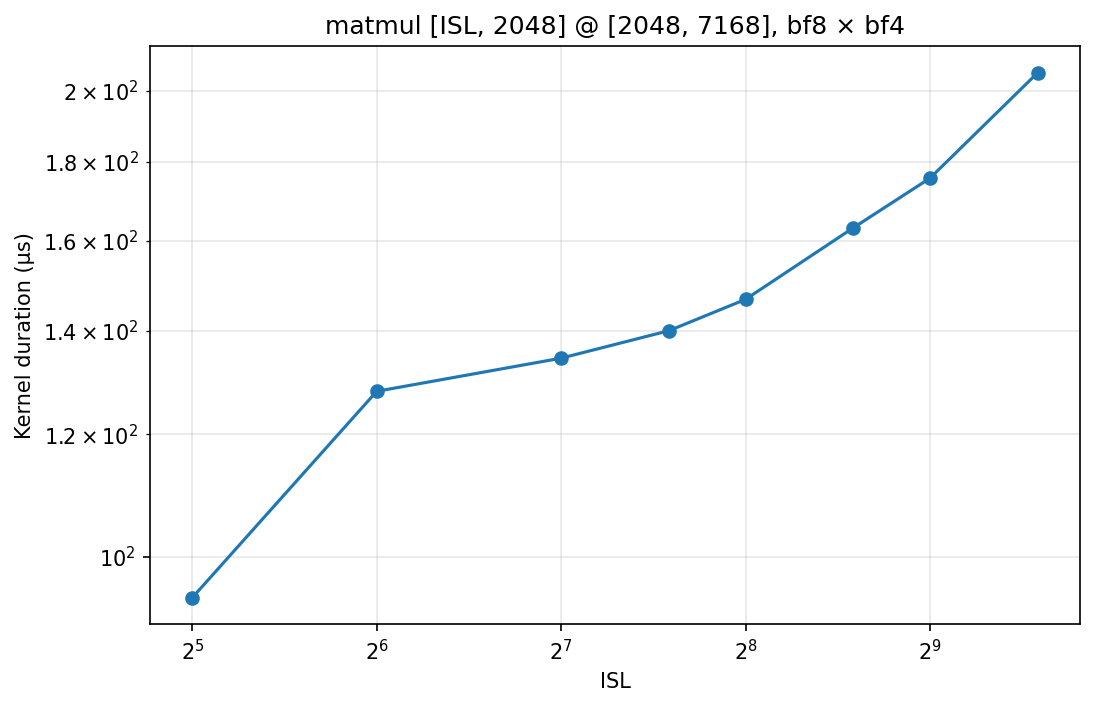

Source code (Python):
# SPDX-FileCopyrightText: © 2026 Tenstorrent USA, Inc.
# SPDX-License-Identifier: Apache-2.0

"""
Standalone matmul perf benchmark for [ISL, 7168] @ [7168, 2048].
  Activations: bfloat8_b
  Weights:     bfloat4_b

Run:
  python models/demos/deepseek_v3_d_p/tests/perf/matmul_perf.py

The driver spawns one tracy-profiled subprocess that runs a matmul per ISL
(each delimited by a signpost). It then parses the resulting
ops_perf_results_*.csv, pulls the "DEVICE KERNEL DURATION [ns]" column for
each matmul, and writes matmul_perf.png next to this script.
"""

import argparse
from pathlib import Path

import ttnn

K, N = 7168, 2048
ISL_VALUES = [32, 64, 128, 192, 256, 384, 512, 768]
NUM_ITERS = 10
SUBDIR = "matmul_perf"

COMPUTE_KERNEL_CONFIG_LOFI = ttnn.WormholeComputeKernelConfig(
    math_fidelity=ttnn.MathFidelity.LoFi,
    math_approx_mode=False,
    fp32_dest_acc_en=False,
    packer_l1_acc=True,
)

ProgramConfig1DFirstTwoMatmuls = {
    32: ttnn.MatmulMultiCoreReuseMultiCast1DProgramConfig(
        compute_with_storage_grid_size=(8, 8),
        in0_block_w=16,
        per_core_M=1,
        per_core_N=1,
        out_subblock_h=1,
        out_subblock_w=1,
        mcast_in0=True,
        fuse_batch=False,
        fused_activation=None,
    ),
    64: ttnn.MatmulMultiCoreReuseMultiCast1DProgramConfig(
        compute_with_storage_grid_size=(8, 8),
        in0_block_w=14,
        per_core_M=2,
        per_core_N=1,
        out_subblock_h=2,
        out_subblock_w=1,
        mcast_in0=True,
        fuse_batch=False,
        fused_activation=None,
    ),
    128: ttnn.MatmulMultiCoreReuseMultiCast1DProgramConfig(
        compute_with_storage_grid_size=(8, 8),
        in0_block_w=16,
        per_core_M=4,
        per_core_N=1,
        out_subblock_h=4,
        out_subblock_w=1,
        mcast_in0=True,
        fuse_batch=False,
        fused_activation=None,
    ),
    192: ttnn.MatmulMultiCoreReuseMultiCast1DProgramConfig(
        compute_with_storage_grid_size=(8, 8),
        in0_block_w=16,
        per_core_M=6,
        per_core_N=1,
        out_subblock_h=6,
        out_subblock_w=1,
        mcast_in0=True,
        fuse_batch=False,
        fused_activation=None,
    ),
    256: ttnn.MatmulMultiCoreReuseMultiCast1DProgramConfig(
        compute_with_storage_grid_size=(8, 8),
        in0_block_w=16,
        per_core_M=8,
        per_core_N=1,
        out_subblock_h=8,
        out_subblock_w=1,
        mcast_in0=True,
        fuse_batch=False,
        fused_activation=None,
    ),
    384: ttnn.MatmulMultiCoreReuseMultiCast1DProgramConfig(
        compute_with_storage_grid_size=(8, 8),
        in0_block_w=16,
        per_core_M=12,
        per_core_N=1,
        out_subblock_h=6,
        out_subblock_w=1,
        mcast_in0=True,
        fuse_batch=False,
        fused_activation=None,
    ),
    512: ttnn.MatmulMultiCoreReuseMultiCast1DProgramConfig(
        compute_with_storage_grid_size=(8, 8),
        in0_block_w=14,
        per_core_M=16,
        per_core_N=1,
        out_subblock_h=8,
        out_subblock_w=1,
        mcast_in0=True,
        fuse_batch=False,
        fused_activation=None,
    ),
    768: ttnn.MatmulMultiCoreReuseMultiCast1DProgramConfig(
        compute_with_storage_grid_size=(8, 8),
        in0_block_w=16,
        per_core_M=24,
        per_core_N=1,
        out_subblock_h=8,
        out_subblock_w=1,
        mcast_in0=True,
        fuse_batch=False,
        fused_activation=None,
    ),
}


ProgramConfig1DThirdMatmul = {
    32: ttnn.MatmulMultiCoreReuseMultiCast1DProgramConfig(
        compute_with_storage_grid_size=(8, 7),
        in0_block_w=4,
        per_core_M=1,
        per_core_N=4,
        out_subblock_h=1,
        out_subblock_w=2,
        mcast_in0=True,
        fuse_batch=False,
        fused_activation=None,
    ),
    64: ttnn.MatmulMultiCoreReuseMultiCast1DProgramConfig(
        compute_with_storage_grid_size=(8, 7),
        in0_block_w=4,
        per_core_M=2,
        per_core_N=4,
        out_subblock_h=2,
        out_subblock_w=4,
        mcast_in0=True,
        fuse_batch=False,
        fused_activation=None,
    ),
    128: ttnn.MatmulMultiCoreReuseMultiCast1DProgramConfig(
        compute_with_storage_grid_size=(8, 7),
        in0_block_w=8,
        per_core_M=4,
        per_core_N=4,
        out_subblock_h=2,
        out_subblock_w=4,
        mcast_in0=True,
        fuse_batch=False,
        fused_activation=None,
    ),
    192: ttnn.MatmulMultiCoreReuseMultiCast1DProgramConfig(
        compute_with_storage_grid_size=(8, 7),
        in0_block_w=16,
        per_core_M=6,
        per_core_N=4,
        out_subblock_h=2,
        out_subblock_w=4,
        mcast_in0=True,
        fuse_batch=False,
        fused_activation=None,
    ),
    256: ttnn.MatmulMultiCoreReuseMultiCast1DProgramConfig(
        compute_with_storage_grid_size=(8, 7),
        in0_block_w=16,
        per_core_M=8,
        per_core_N=4,
        out_subblock_h=2,
        out_subblock_w=4,
        mcast_in0=True,
        fuse_batch=False,
        fused_activation=None,
    ),
    384: ttnn.MatmulMultiCoreReuseMultiCast1DProgramConfig(
        compute_with_storage_grid_size=(8, 7),
        in0_block_w=16,
        per_core_M=12,
        per_core_N=4,
        out_subblock_h=2,
        out_subblock_w=4,
        mcast_in0=True,
        fuse_batch=False,
        fused_activation=None,
    ),
    512: ttnn.MatmulMultiCoreReuseMultiCast1DProgramConfig(
        compute_with_storage_grid_size=(8, 7),
        in0_block_w=16,
        per_core_M=16,
        per_core_N=4,
        out_subblock_h=2,
        out_subblock_w=4,
        mcast_in0=True,
        fuse_batch=False,
        fused_activation=None,
    ),
    768: ttnn.MatmulMultiCoreReuseMultiCast1DProgramConfig(
        compute_with_storage_grid_size=(8, 7),
        in0_block_w=16,
        per_core_M=24,
        per_core_N=4,
        out_subblock_h=2,
        out_subblock_w=4,
        mcast_in0=True,
        fuse_batch=False,
        fused_activation=None,
    ),
}


ProgramConfig2DFirstTwoMatmuls = {
    32: ttnn.MatmulMultiCoreReuseMultiCastProgramConfig(
        compute_with_storage_grid_size=(8, 8),
        in0_block_w=16,
        per_core_M=1,
        per_core_N=8,
        out_subblock_h=1,
        out_subblock_w=8,
        transpose_mcast=False,
        fused_activation=None,
    ),
    64: ttnn.MatmulMultiCoreReuseMultiCastProgramConfig(
        compute_with_storage_grid_size=(8, 8),
        in0_block_w=16,
        per_core_M=1,
        per_core_N=8,
        out_subblock_h=1,
        out_subblock_w=8,
        transpose_mcast=False,
        fused_activation=None,
    ),
    128: ttnn.MatmulMultiCoreReuseMultiCastProgramConfig(
        compute_with_storage_grid_size=(8, 8),
        in0_block_w=16,
        per_core_M=1,
        per_core_N=8,
        out_subblock_h=1,
        out_subblock_w=8,
        transpose_mcast=False,
        fused_activation=None,
    ),
    192: ttnn.MatmulMultiCoreReuseMultiCastProgramConfig(
        compute_with_storage_grid_size=(8, 8),
        in0_block_w=16,
        per_core_M=1,
        per_core_N=8,
        out_subblock_h=1,
        out_subblock_w=8,
        transpose_mcast=False,
        fused_activation=None,
    ),
    256: ttnn.MatmulMultiCoreReuseMultiCastProgramConfig(
        compute_with_storage_grid_size=(8, 8),
        in0_block_w=16,
        per_core_M=1,
        per_core_N=8,
        out_subblock_h=1,
        out_subblock_w=8,
        transpose_mcast=False,
        fused_activation=None,
    ),
    384: ttnn.MatmulMultiCoreReuseMultiCastProgramConfig(
        compute_with_storage_grid_size=(8, 8),
        in0_block_w=16,
        per_core_M=2,
        per_core_N=8,
        out_subblock_h=1,
        out_subblock_w=8,
        transpose_mcast=False,
        fused_activation=None,
    ),
    512: ttnn.MatmulMultiCoreReuseMultiCastProgramConfig(
        compute_with_storage_grid_size=(8, 8),
        in0_block_w=16,
        per_core_M=2,
        per_core_N=8,
        out_subblock_h=1,
        out_subblock_w=8,
        transpose_mcast=False,
        fused_activation=None,
    ),
    768: ttnn.MatmulMultiCoreReuseMultiCastProgramConfig(
        compute_with_storage_grid_size=(8, 8),
        in0_block_w=16,
        per_core_M=3,
        per_core_N=8,
        out_subblock_h=1,
        out_subblock_w=8,
        transpose_mcast=False,
        fused_activation=None,
    ),
}


ProgramConfig2DThirdMatmul = {
    32: ttnn.MatmulMultiCoreReuseMultiCastProgramConfig(
        compute_with_storage_grid_size=(8, 8),
        in0_block_w=8,
        per_core_M=1,
        per_core_N=28,
        out_subblock_h=1,
        out_subblock_w=4,
        transpose_mcast=False,
        fused_activation=None,
    ),
    64: ttnn.MatmulMultiCoreReuseMultiCastProgramConfig(
        compute_with_storage_grid_size=(8, 8),
        in0_block_w=16,
        per_core_M=1,
        per_core_N=28,
        out_subblock_h=1,
        out_subblock_w=2,
        transpose_mcast=False,
        fused_activation=None,
    ),
    128: ttnn.MatmulMultiCoreReuseMultiCastProgramConfig(
        compute_with_storage_grid_size=(8, 8),
        in0_block_w=16,
        per_core_M=1,
        per_core_N=28,
        out_subblock_h=1,
        out_subblock_w=4,
        transpose_mcast=False,
        fused_activation=None,
    ),
    192: ttnn.MatmulMultiCoreReuseMultiCastProgramConfig(
        compute_with_storage_grid_size=(8, 8),
        in0_block_w=16,
        per_core_M=1,
        per_core_N=28,
        out_subblock_h=1,
        out_subblock_w=4,
        transpose_mcast=False,
        fused_activation=None,
    ),
    256: ttnn.MatmulMultiCoreReuseMultiCastProgramConfig(
        compute_with_storage_grid_size=(8, 8),
        in0_block_w=16,
        per_core_M=1,
        per_core_N=28,
        out_subblock_h=1,
        out_subblock_w=4,
        transpose_mcast=False,
        fused_activation=None,
    ),
    384: ttnn.MatmulMultiCoreReuseMultiCastProgramConfig(
        compute_with_storage_grid_size=(8, 8),
        in0_block_w=16,
        per_core_M=2,
        per_core_N=28,
        out_subblock_h=2,
        out_subblock_w=4,
        transpose_mcast=False,
        fused_activation=None,
    ),
    512: ttnn.MatmulMultiCoreReuseMultiCastProgramConfig(
        compute_with_storage_grid_size=(8, 8),
        in0_block_w=16,
        per_core_M=2,
        per_core_N=28,
        out_subblock_h=2,
        out_subblock_w=4,
        transpose_mcast=False,
        fused_activation=None,
    ),
    768: ttnn.MatmulMultiCoreReuseMultiCastProgramConfig(
        compute_with_storage_grid_size=(8, 8),
        in0_block_w=16,
        per_core_M=3,
        per_core_N=28,
        out_subblock_h=1,
        out_subblock_w=4,
        transpose_mcast=False,
        fused_activation=None,
    ),
}


def run_worker(program_configs):
    """Profiled subprocess: open device, signpost+matmul per ISL."""
    import torch
    from loguru import logger
    from tracy import signpost

    # Use a 1x1 mesh — direct ttnn.open_device(device_id=0) fails on this box
    # because fabric auto-discovery sets up a 2x1 mesh and chip 0 isn't in the
    # control-plane chip mapping (TT_FATAL @ control_plane.cpp:1264).
    device = ttnn.open_mesh_device(mesh_shape=ttnn.MeshShape(1, 1))
    try:
        torch.manual_seed(42)

        w_torch = torch.randn(1, 1, K, N, dtype=torch.bfloat16)
        tt_w = ttnn.from_torch(w_torch, device=device, layout=ttnn.TILE_LAYOUT, dtype=ttnn.bfloat4_b)

        for isl in ISL_VALUES:
            print(f"\n=== ISL={isl} ===")
            x_torch = torch.randn(1, 1, isl, K, dtype=torch.bfloat16)
            tt_x = ttnn.from_torch(x_torch, device=device, layout=ttnn.TILE_LAYOUT, dtype=ttnn.bfloat8_b)

            program_config = program_configs[isl]

            # Per-ISL warmup
            _ = ttnn.matmul(tt_x, tt_w, program_config=program_config, compute_kernel_config=COMPUTE_KERNEL_CONFIG_LOFI)
            ttnn.synchronize_device(device)

            signpost(f"isl_{isl}")
            for _ in range(NUM_ITERS):
                _ = ttnn.matmul(
                    tt_x, tt_w, program_config=program_config, compute_kernel_config=COMPUTE_KERNEL_CONFIG_LOFI
                )
            ttnn.synchronize_device(device)
            logger.info(f"ran {NUM_ITERS}x matmul ISL={isl}")
    finally:
        ttnn.close_mesh_device(device)


def run_driver(third_matmul: bool = False, dim: str = "1d"):
    """Spawn worker under tracy, parse CSV, plot ISL vs kernel duration."""
    import matplotlib.pyplot as plt
    import pandas as pd
    from loguru import logger
    from tracy.process_model_log import get_latest_ops_log_filename, run_device_profiler

    # Tracy's report mode reassembles argv with " ".join, which drops the
    # quoting around the inner command. So we pass a module path (no
    # `python` prefix, no embedded spaces) — runpy will find it as a
    # namespace package.
    cmd = "models.demos.deepseek_v3_d_p.tests.perf.matmul_perf --worker"
    if third_matmul:
        cmd += " --third_matmul"
    if dim != "1d":
        cmd += f" --dim {dim}"
    run_device_profiler(cmd, SUBDIR, device_analysis_types=["device_kernel_duration"])

    csv_path = get_latest_ops_log_filename(SUBDIR)
    logger.info(f"profiler CSV: {csv_path}")
    df = pd.read_csv(csv_path)

    duration_col = "DEVICE KERNEL DURATION [ns]"
    isl_to_durations = {}
    current_isl = None
    for _, row in df.iterrows():
        op_type = str(row.get("OP TYPE", ""))
        op_code = str(row.get("OP CODE", ""))
        if op_type == "signpost" and op_code.startswith("isl_"):
            current_isl = int(op_code.split("_", 1)[1])
            isl_to_durations[current_isl] = []
        elif current_isl is not None and "matmul" in op_code.lower():
            # Cap at NUM_ITERS — the next ISL's warmup syncs before its
            # signpost is placed, so without this cap it leaks into the
            # previous ISL's bucket.
            if len(isl_to_durations[current_isl]) < NUM_ITERS:
                val = row[duration_col]
                if val != "-":
                    isl_to_durations[current_isl].append(float(val))

    if not any(isl_to_durations.values()):
        raise RuntimeError(
            f"no matmul rows matched signposts in {csv_path}. "
            f"OP CODEs present: {sorted(df['OP CODE'].astype(str).unique())[:20]}"
        )

    isls = sorted(isl_to_durations)
    durations_us = [sum(isl_to_durations[isl]) / len(isl_to_durations[isl]) / 1e3 for isl in isls]
    for isl, us in zip(isls, durations_us):
        n = len(isl_to_durations[isl])
        logger.info(f"ISL={isl:>5}: mean {us:8.2f} us  (n={n})")

    fig, ax = plt.subplots(figsize=(8, 5))
    ax.plot(isls, durations_us, marker="o")
    ax.set_xlabel("ISL")
    ax.set_ylabel("Kernel duration (μs)")
    ax.set_title(f"matmul [ISL, {K}] @ [{K}, {N}], bf8 × bf4")
    ax.set_xscale("log", base=2)
    ax.set_yscale("log")
    ax.grid(True, which="both", alpha=0.3)

    out_path = Path(__file__).resolve().parent / "matmul_perf.png"
    fig.savefig(out_path, dpi=150, bbox_inches="tight")
    logger.info(f"saved plot to {out_path}")
    plt.show()


if __name__ == "__main__":
    parser = argparse.ArgumentParser(description=__doc__)
    parser.add_argument("--worker", action="store_true", help="internal: profiled matmul runner")
    parser.add_argument(
        "--third_matmul",
        action="store_true",
        help="use (K,N)=(2048, 7168) instead of the default (7168, 2048)",
    )
    parser.add_argument(
        "--dim",
        choices=["1d", "2d"],
        default="1d",
        help="which program-config family to use: 1D mcast (default) or 2D mcast",
    )
    args = parser.parse_args()

    if args.third_matmul:
        K, N = 2048, 7168

    if args.dim == "1d" and not args.third_matmul:
        program_configs = ProgramConfig1DFirstTwoMatmuls
    elif args.dim == "1d" and args.third_matmul:
        program_configs = ProgramConfig1DThirdMatmul
    elif args.dim == "2d" and not args.third_matmul:
        program_configs = ProgramConfig2DFirstTwoMatmuls
    else:
        program_configs = ProgramConfig2DThirdMatmul

    if args.worker:
        run_worker(program_configs)
    else:
        run_driver(third_matmul=args.third_matmul, dim=args.dim)
